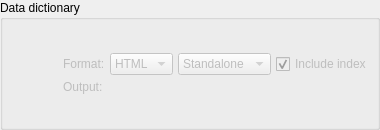
           <widget class="QGroupBox" name="export_to_dict_gb">
            <property name="sizePolicy">
             <sizepolicy hsizetype="Preferred" vsizetype="Preferred">
              <horstretch>0</horstretch>
              <verstretch>0</verstretch>
             </sizepolicy>
            </property>
            <property name="focusPolicy">
             <enum>Qt::FocusPolicy::StrongFocus</enum>
            </property>
            <property name="title">
             <string>Data dictionary</string>
            </property>
            <layout class="QGridLayout" name="gridLayout_12">
             <property name="leftMargin">
              <number>5</number>
             </property>
             <property name="topMargin">
              <number>5</number>
             </property>
             <property name="rightMargin">
              <number>5</number>
             </property>
             <property name="bottomMargin">
              <number>5</number>
             </property>
             <property name="spacing">
              <number>5</number>
             </property>
             <item row="0" column="2" rowspan="2">
              <widget class="QWidget" name="export_to_dict_wgt" native="true">
               <property name="enabled">
                <bool>false</bool>
               </property>
               <property name="sizePolicy">
                <sizepolicy hsizetype="Preferred" vsizetype="Fixed">
                 <horstretch>0</horstretch>
                 <verstretch>0</verstretch>
                </sizepolicy>
               </property>
               <property name="minimumSize">
                <size>
                 <width>0</width>
                 <height>0</height>
                </size>
               </property>
               <layout class="QGridLayout" name="export_to_dict_grid">
                <property name="leftMargin">
                 <number>5</number>
                </property>
                <property name="topMargin">
                 <number>5</number>
                </property>
                <property name="rightMargin">
                 <number>0</number>
                </property>
                <property name="bottomMargin">
                 <number>5</number>
                </property>
                <property name="spacing">
                 <number>5</number>
                </property>
                <item row="0" column="0">
                 <widget class="QLabel" name="data_dict_mode_lbl_2">
                  <property name="enabled">
                   <bool>false</bool>
                  </property>
                  <property name="sizePolicy">
                   <sizepolicy hsizetype="Fixed" vsizetype="Fixed">
                    <horstretch>0</horstretch>
                    <verstretch>0</verstretch>
                   </sizepolicy>
                  </property>
                  <property name="minimumSize">
                   <size>
                    <width>0</width>
                    <height>0</height>
                   </size>
                  </property>
                  <property name="statusTip">
                   <string/>
                  </property>
                  <property name="text">
                   <string>Format:</string>
                  </property>
                 </widget>
                </item>
                <item row="1" column="0">
                 <widget class="QLabel" name="data_dict_ouput_lbl">
                  <property name="enabled">
                   <bool>false</bool>
                  </property>
                  <property name="sizePolicy">
                   <sizepolicy hsizetype="Fixed" vsizetype="Fixed">
                    <horstretch>0</horstretch>
                    <verstretch>0</verstretch>
                   </sizepolicy>
                  </property>
                  <property name="minimumSize">
                   <size>
                    <width>0</width>
                    <height>0</height>
                   </size>
                  </property>
                  <property name="text">
                   <string>Output:</string>
                  </property>
                 </widget>
                </item>
                <item row="0" column="1" colspan="2">
                 <layout class="QHBoxLayout" name="horizontalLayout_4">
                  <property name="spacing">
                   <number>5</number>
                  </property>
                  <property name="rightMargin">
                   <number>0</number>
                  </property>
                  <item>
                   <widget class="QComboBox" name="dict_format_cmb">
                    <property name="toolTip">
                     <string>&lt;strong&gt;HTML:&lt;/strong&gt; Creates the data dictionary in Hypertext Markup Language format.

&lt;strong&gt;MD:&lt;/strong&gt; Creates the data dictionary in Markdown format.</string>
                    </property>
                    <property name="sizeAdjustPolicy">
                     <enum>QComboBox::SizeAdjustPolicy::AdjustToContents</enum>
                    </property>
                    <item>
                     <property name="text">
                      <string>HTML</string>
                     </property>
                    </item>
                    <item>
                     <property name="text">
                      <string>MD</string>
                     </property>
                    </item>
                   </widget>
                  </item>
                  <item>
                   <widget class="QComboBox" name="dict_mode_cmb">
                    <property name="toolTip">
                     <string>&lt;strong&gt;Standalone:&lt;/strong&gt; pgModeler will generate a single file containing the data dictionaries of all tables in the database model. 

&lt;strong&gt;Split:&lt;/strong&gt; pgModeler will generate a data dictionary file per table of the database model.</string>
                    </property>
                    <property name="sizeAdjustPolicy">
                     <enum>QComboBox::SizeAdjustPolicy::AdjustToContents</enum>
                    </property>
                    <item>
                     <property name="text">
                      <string>Standalone</string>
                     </property>
                    </item>
                    <item>
                     <property name="text">
                      <string>Split</string>
                     </property>
                    </item>
                   </widget>
                  </item>
                  <item>
                   <widget class="QCheckBox" name="incl_index_chk">
                    <property name="enabled">
                     <bool>false</bool>
                    </property>
                    <property name="sizePolicy">
                     <sizepolicy hsizetype="Expanding" vsizetype="Fixed">
                      <horstretch>0</horstretch>
                      <verstretch>0</verstretch>
                     </sizepolicy>
                    </property>
                    <property name="toolTip">
                     <string>pgModeler will generate an index to help navigate through the data dictionary. If splitted mode is set then a separated file named &lt;em&gt;index.(html|md)&lt;/em&gt; will be saved into the destination folder.</string>
                    </property>
                    <property name="statusTip">
                     <string/>
                    </property>
                    <property name="text">
                     <string>Include index</string>
                    </property>
                    <property name="checked">
                     <bool>true</bool>
                    </property>
                   </widget>
                  </item>
                 </layout>
                </item>
               </layout>
              </widget>
             </item>
             <item row="0" column="0" rowspan="2">
              <widget class="QToolButton" name="export_to_dict_tb">
               <property name="sizePolicy">
                <sizepolicy hsizetype="Fixed" vsizetype="Expanding">
                 <horstretch>0</horstretch>
                 <verstretch>0</verstretch>
                </sizepolicy>
               </property>
               <property name="text">
                <string/>
               </property>
               <property name="icon">
                <iconset resource="../../res/resources.qrc">
                 <normaloff>:/images/images/exporttodatadict.png</normaloff>:/images/images/exporttodatadict.png</iconset>
               </property>
               <property name="iconSize">
                <size>
                 <width>37</width>
                 <height>90</height>
                </size>
               </property>
               <property name="checkable">
                <bool>true</bool>
               </property>
               <property name="checked">
                <bool>false</bool>
               </property>
               <property name="autoExclusive">
                <bool>false</bool>
               </property>
               <property name="autoRaise">
                <bool>true</bool>
               </property>
              </widget>
             </item>
            </layout>
           </widget>
